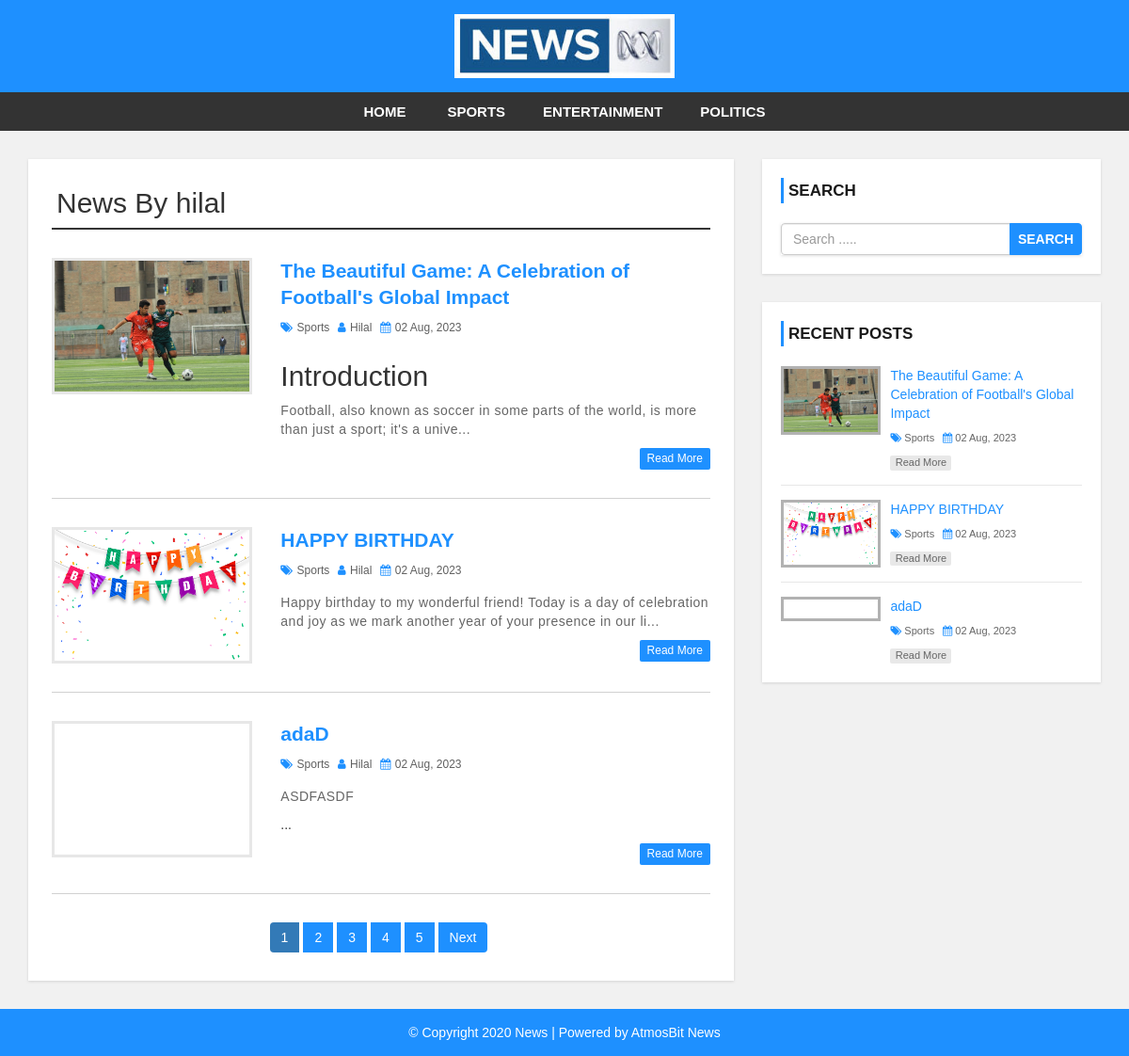
Page /author.php?aid=27 on the committed database.
### tables this page shows
CREATE TABLE `settings` (
  `id` int(11) NOT NULL,
  `websitename` varchar(60) NOT NULL,
  `logo` varchar(50) NOT NULL,
  `footerdesc` varchar(255) NOT NULL
);

CREATE TABLE `category` (
  `category_id` int(11) NOT NULL,
  `category_name` varchar(100) NOT NULL,
  `post` int(11) NOT NULL DEFAULT 0
);

CREATE TABLE `user` (
  `user_id` int(10) UNSIGNED NOT NULL,
  `first_name` varchar(30) NOT NULL,
  `last_name` varchar(30) NOT NULL,
  `username` varchar(30) DEFAULT NULL,
  `password` varchar(40) DEFAULT NULL,
  `role` int(11) NOT NULL
);

CREATE TABLE `post` (
  `post_id` int(11) NOT NULL,
  `title` varchar(100) NOT NULL,
  `description` text NOT NULL,
  `category` varchar(100) NOT NULL,
  `post_date` varchar(50) NOT NULL,
  `author` int(11) NOT NULL,
  `post_img` varchar(100) NOT NULL
);

### config.php (called while the page is built, shortened)
<?php
$hostname = "http://localhost/github/news-site";
?>

### author.php (the view, shortened to what this page needs)
<?php include 'header.php'; ?>
    <div id="main-content">
      <div class="container">
        <div class="row">
            <div class="col-md-8">
              <div class="post-container">
                <?php
                include "config.php";
                if(isset($_GET['aid'])){
                  $auth_id = $_GET['aid'];
                  $sql1 = "SELECT * FROM post JOIN user
                          ON post.author = user.user_id
                          WHERE post.author = {$auth_id}";
                  $result1 = mysqli_query($conn, $sql1) or die("Query Failed.");
                  $row1 = mysqli_fetch_assoc($result1);
                ?>
                <h2 class="page-heading">News By <?php echo $row1['username']; ?></h2>
                <?php
                  $limit = 3;
                  if(isset($_GET['page'])){
                    $page = $_GET['page'];
                  }else{
                    $page = 1;
                  }
                  $offset = ($page - 1) * $limit;
                  $sql = "SELECT post.post_id, post.title, post.description,post.post_date,post.author,
                  category.category_name,user.username,post.category,post.post_img FROM post
                  LEFT JOIN category ON post.category = category.category_id
                  LEFT JOIN user ON post.author = user.user_id
                  WHERE post.author = {$auth_id}
                  ORDER BY post.post_id DESC LIMIT {$offset},{$limit}";
                  $result = mysqli_query($conn, $sql) or die("Query Failed.");
                  if(mysqli_num_rows($result) > 0){
                    while($row = mysqli_fetch_assoc($result)) {
                ?>
                  <div class="post-content">
                      <div class="row">
                          <div class="col-md-4">
                            <a class="post-img" href="single.php?id=<?php echo $row['post_id']; ?>"><img src="admin/upload/<?php echo $row['post_img']; ?>" alt=""/></a>
                          </div>
                          <div class="col-md-8">
                            <div class="inner-content clearfix">
                                <h3><a href='single.php?id=<?php echo $row['post_id']; ?>'><?php echo $row['title']; ?></a></h3>
                                <div class="post-information">
                                    <span>
                                        <i class="fa fa-tags" aria-hidden="true"></i>
                                        <a href='category.php?cid=<?php echo $row['category']; ?>'><?php echo $row['category_name']; ?></a>
                                    </span>
                                    <span>
                                        <i class="fa fa-user" aria-hidden="true"></i>
                                        <a href='author.php?aid=<?php echo $row['author']; ?>'><?php echo $row['username']; ?></a>
                                    </span>
                                    <span>
                                        <i class="fa fa-calendar" aria-hidden="true"></i>
                                        <?php echo $row['post_date']; ?>
                                    </span>
                                </div>
                                <p class="description">
                                    <?php echo substr($row['description'],0,130) . "..."; ?>
                                </p>
                                <a class='read-more pull-right' href='single.php?id=<?php echo $row['post_id']; ?>'>read more</a>
                            </div>
                          </div>
                      </div>
                  </div>
                  <?php
                    }
                  }else{
                    echo "<h2>No Record Found.</h2>";
                  }
                  if(mysqli_num_rows($result1) > 0){
                    $total_records = mysqli_num_rows($result1);
                    $total_page = ceil($total_records / $limit);
                    echo '<ul class="pagination admin-pagination">';
                    for($i = 1; $i <= $total_page; $i++){
                      if($i == $page){
                        $active = "active";
                      }else{
                        $active = "";
                      }
                      echo '<li class="'.$active.'"><a href="author.php?aid='.$auth_id .'&page='.$i.'">'.$i.'</a></li>';
                    }
                    if($total_page > $page){
                      echo '<li><a href="author.php?aid='.$auth_id .'&page='.($page + 1).'">Next</a></li>';
                    }
                    echo '</ul>';
                  }
                }else{
                  echo "<h2>No Record Found.</h2>";
                }
                  ?>
              </div>
            </div>
            <?php include 'sidebar.php'; ?>
        </div>
      </div>
    </div>
<?php include 'footer.php'; ?>

### header.php (shortened to what this page needs)
<?php
  include "config.php";
?>
<!DOCTYPE html>
<html lang="en">
<head>
    <link rel="stylesheet" href="css/bootstrap.min.css" />
    <link rel="stylesheet" href="css/font-awesome.css">
    <link rel="stylesheet" href="css/style.css">
</head>
<body>
<div id="header">
    <div class="container">
        <div class="row">
            <div class=" col-md-offset-4 col-md-4">
              <?php
                include "config.php";
                $sql = "SELECT * FROM settings";
                $result = mysqli_query($conn, $sql) or die("Query Failed.");
                if(mysqli_num_rows($result) > 0){
                  while($row = mysqli_fetch_assoc($result)) {
                    if($row['logo'] == ""){
                      echo '<a href="index.php"><h1>'.$row['websitename'].'</h1></a>';
                    }else{
                      echo '<a href="index.php" id="logo"><img src="admin/images/'. $row['logo'] .'"></a>';
                    }
                  }
                }
                ?>
            </div>
        </div>
    </div>
</div>
<div id="menu-bar">
    <div class="container">
        <div class="row">
            <div class="col-md-12">
              <?php
                include "config.php";
                $sql = "SELECT * FROM category WHERE post > 0";
                $result = mysqli_query($conn, $sql) or die("Query Failed. : Category");
                if(mysqli_num_rows($result) > 0){
                  $active = "";
              ?>
                <ul class='menu'>
                  <li><a href='<?php echo $hostname; ?>'>Home</a></li>
                  <?php while($row = mysqli_fetch_assoc($result)) {
                    echo "<li><a class='{$active}' href='category.php?cid={$row['category_id']}'>{$row['category_name']}</a></li>";
                  } ?>
                </ul>
                <?php } ?>
            </div>
        </div>
    </div>
</div>

### sidebar.php
<div id="sidebar" class="col-md-4">
    <div class="search-box-container">
        <h4>Search</h4>
        <form class="search-post" action="search.php" method ="GET">
            <div class="input-group">
                <input type="text" name="search" class="form-control" placeholder="Search .....">
                <span class="input-group-btn">
                    <button type="submit" class="btn btn-danger">Search</button>
                </span>
            </div>
        </form>
    </div>
    <div class="recent-post-container">
        <h4>Recent Posts</h4>
        <?php
        include "config.php";
        $limit = 3;
        $sql = "SELECT post.post_id, post.title, post.post_date,
        category.category_name,post.category,post.post_img FROM post
        LEFT JOIN category ON post.category = category.category_id
        ORDER BY post.post_id DESC LIMIT {$limit}";
        $result = mysqli_query($conn, $sql) or die("Query Failed. : Recent Post");
        if(mysqli_num_rows($result) > 0){
          while($row = mysqli_fetch_assoc($result)) {
      ?>
        <div class="recent-post">
            <a class="post-img" href="single.php?id=<?php echo $row['post_id']; ?>">
                <img src="admin/upload/<?php echo $row['post_img']; ?>" alt=""/>
            </a>
            <div class="post-content">
                <h5><a href="single.php?id=<?php echo $row['post_id']; ?>"><?php echo $row['title']; ?></a></h5>
                <span>
                    <i class="fa fa-tags" aria-hidden="true"></i>
                    <a href='category.php?cid=<?php echo $row['category']; ?>'><?php echo $row['category_name']; ?></a>
                </span>
                <span>
                    <i class="fa fa-calendar" aria-hidden="true"></i>
                    <?php echo $row['post_date']; ?>
                </span>
                <a class="read-more" href="single.php?id=<?php echo $row['post_id']; ?>">read more</a>
            </div>
        </div>
    <?php
      }
    }
    ?>
    </div>
</div>

### footer.php
<div id ="footer">
    <div class="container">
        <div class="row">
            <div class="col-md-12">
              <?php
                include "config.php";
                $sql = "SELECT * FROM settings";
                $result = mysqli_query($conn, $sql) or die("Query Failed.");
                if(mysqli_num_rows($result) > 0){
                  while($row = mysqli_fetch_assoc($result)) {
              ?>
                <span><?php echo $row['footerdesc']; ?></span>
              <?php
                }
              }
              ?>
            </div>
        </div>
    </div>
</div>
</body>
</html>

### css/style.css (style rules this page uses)
body { background: #f1f1f1; font-family: sans-serif,arial,Helvetica; }
a, a:hover, a:focus { text-decoration: none; outline: none; }
ul { margin:0; padding:0; list-style:none; }
h2.page-heading { margin: 5px 0 30px; padding: 0 5px 10px; border-bottom: 2px solid #333; }
form { background: #fff; padding: 25px; box-shadow:0 1px 3px rgba(0, 0, 0, 0.13); }
#header { background: #1e90ff; text-align: center; padding: 15px; }
#logo { display: inline-block; width: 65%; }
#logo img { width: 100%; }
#menu-bar { background: #333; text-align: center; }
#menu-bar .menu > li { display: inline-block; }
.menu > li > a { padding: 10px 20px; display: block; text-transform: uppercase; color: #fff; font-size: 15px; font-weight:600; transition:all 0.5s ease 0s; }
#main-content { padding: 30px 0; min-height: 750px; }
#main-content .post-container { background-color: #fff; padding: 25px; box-shadow: 0 1px 3px rgba(0, 0, 0, 0.13); }
#main-content .post-content { border-bottom: 1px solid #d1d1d1; padding: 0 0 30px; margin-bottom:30px; }
#main-content .post-content img { width: 100%; }
#main-content .post-content .post-img { border: 3px solid #e7e7e7; display: block; height: 145px; overflow: hidden; transition: border .3s; }
#main-content .post-content h3 { font-size: 21px; line-height: 28px; font-weight: 600; margin: 0 0 7px; }
#main-content .post-content h3 a { color: #1e90ff; transition:all 0.3s; }
#main-content .post-content .post-information span { color: #606060; font-size: 12px; text-transform: capitalize; margin: 0 5px 5px 0; display: inline-block; }
#main-content .post-content .post-information i { color: #1e90ff; margin-right: 1px; }
#main-content .post-content .post-information a { color: #606060; text-decoration: none; }
#main-content .post-content p, #main-content .single-post p { color: #666; font-size: 14px; letter-spacing: 0.5px; margin:0 0 10px; }
#main-content .post-content a.read-more { color: #fff; background-color: #1E90FF; font-size: 12px; text-transform: capitalize; padding: 3px 8px; border-radius: 2px; transition: all 0.3s; }
.pagination { display: block; text-align: center; margin: 0; }
.pagination li { display:inline-block; margin: 0 5px 0 0; }
.pagination li a { border: none; background: #1e90ff; color: #fff; }
i.fa { color:#222; }
#sidebar h4 { color: #1A1A1A; font-size: 17px; line-height: 27px; font-weight:600; text-transform: uppercase; padding: 0 0 0 5px; margin: 0 0 21px; border-left: 3px solid #1e90ff; }
#sidebar .search-box-container { background-color: #fff; padding: 20px; margin: 0 0 30px; box-shadow: 0 1px 3px rgba(0, 0, 0, 0.13); }
#sidebar .search-post { padding: 0; }
#sidebar .search-post input { color: #606060; }
#sidebar .search-post .btn { font-weight: 600; text-transform: uppercase; padding: 6px 8px; background-color: #1E90FF; border-color: #1E90FF; outline: none; }
#sidebar .recent-post-container { padding: 20px; background: #fff; box-shadow: 0 1px 3px rgba(0, 0, 0, 0.13); }
#sidebar .recent-post { border-bottom: 1px solid #e7e7e7; padding: 0 0 15px; margin: 0 0 15px; }
#sidebar .recent-post:last-child { margin: 0; padding: 0; border: none; }
#sidebar .recent-post .post-img { display: inline-block; width: 33%; border: 3px solid rgba(0,0,0,0.3); vertical-align: top; transition: border .3s; }
#sidebar .recent-post .post-img img { width: 100%; }
#sidebar .recent-post .post-content { width: 65%; display: inline-block; border: none; padding: 0 0 0 7px; margin: 0; }
#sidebar .recent-post h5 { font-size: 14px; line-height: 20px; margin: 0 0 5px; }
#sidebar .recent-post h5 a { color: #1E90FF; }
#sidebar .recent-post span { color: #666; font-size: 11px; display: inline-block; margin: 0 5px 10px 0; }
#sidebar .recent-post span a { color: #666; }
#sidebar .recent-post span i { color: #1E90FF; }
#sidebar .recent-post a.read-more { color: #666; background-color: rgba(0,0,0,0.09); width: 65px; font-size: 11px; text-align: center; padding: 0; display: block; transition: all 0.3s; }
#footer { color: #fff; padding:15px 0; text-align:center; background-color:#1e90ff; }
#footer a { color:#fff; }

### rows in the picture
settings: logo (picture), footerdesc "© Copyright 2020 News | Powered by AtmosBit News"
category: category_name "SPORTS"
category: category_name "ENTERTAINMENT"
category: category_name "POLITICS"
user: username "hilal"
post: post_img (picture), title "The Beautiful Game: A Celebration of Football's Global Impact", category.category_name "Sports", user.username "Hilal", post_date "02 Aug, 2023", description "Introduction Football, also known as soccer in some parts of the world, is more than just a sport; it's a unive"
post: post_img (picture), title "HAPPY BIRTHDAY", category.category_name "Sports", user.username "Hilal", post_date "02 Aug, 2023", description "Happy birthday to my wonderful friend! Today is a day of celebration and joy as we mark another year of your presence in our li"
post: title "adaD", category.category_name "Sports", user.username "Hilal", post_date "02 Aug, 2023", description "ASDFASDF"
